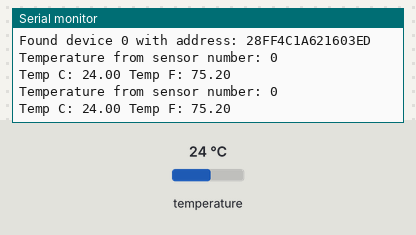
The sketch below on a simulated ESP32. On the bench: the last lines printed to the serial monitor. Inputs (shaded band) come from the test bench; at power-on: temperature 24 °C.

Above: at 3.3 s.
3.4 s: temperature set to 12 °C
At 5.1 s:
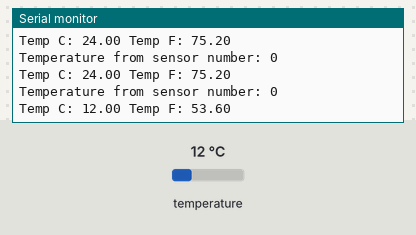
5.9 s: temperature set to 19 °C
At 6.8 s:
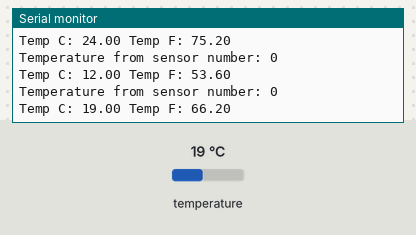
Timing chart, 0 to 8.9 s (numbered marks = the images above; inputs shaded):
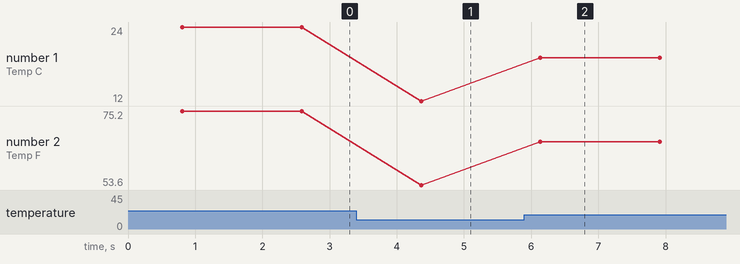

Measured:
- after the input at 3.4 s, the serial monitor: prints a new line after 0.96 s (image 1)
- after the input at 5.9 s, the serial monitor: prints a new line after 0.24 s (image 2)
- plotted number 1: 24 → 12 after the input at 3.4 s, 12 → 19 after the input at 5.9 s
- plotted number 2: 75.2 → 53.6 after the input at 3.4 s, 53.6 → 66.2 after the input at 5.9 s

The sketch:

DS-18b20_temperature.ino
```cpp
/*
Now working on heltec esp-32 v3.
some simple changes and found the correct i/o port.(21)
also cleaned up the code. deleted "Dec" from all lines in code
*/


#include <OneWire.h>
#include <DallasTemperature.h>

#define ONE_WIRE_BUS 21  // Change to the correct GPIO pin on Heltec ESP32

OneWire oneWire(ONE_WIRE_BUS);
DallasTemperature sensors(&oneWire);

int numberOfDevices;
DeviceAddress tempDeviceAddress;

void setup() {
  Serial.begin(115200);

  sensors.begin();
  numberOfDevices = sensors.getDeviceCount();

  Serial.print(numberOfDevices);
  Serial.println(" devices found.");

  for (int i = 0; i < numberOfDevices; i++) {
    if (sensors.getAddress(tempDeviceAddress, i)) {
      Serial.print("Found device ");
      Serial.print(i);
      Serial.print(" with address: ");
      printAddress(tempDeviceAddress);
      Serial.println();
    } else {
      Serial.print("Found ghost device at ");
      Serial.print(i);
      Serial.println(" but could not detect address. Check wiring.");
    }
  }
}

void loop() {
  sensors.requestTemperatures();

  for (int i = 0; i < numberOfDevices; i++) {
    if (sensors.getAddress(tempDeviceAddress, i)) {
      Serial.print("Temperature from sensor number: ");
      Serial.println(i);

      float tempC = sensors.getTempC(tempDeviceAddress);
      Serial.print("Temp C: ");
      Serial.print(tempC);
      Serial.print(" Temp F: ");
      Serial.println(DallasTemperature::toFahrenheit(tempC));
    }
  }

  delay(1000);
}

void printAddress(DeviceAddress deviceAddress) {
  for (uint8_t i = 0; i < 8; i++) {
    if (deviceAddress[i] < 16) Serial.print("0");
    Serial.print(deviceAddress[i], HEX);
  }
}
```
